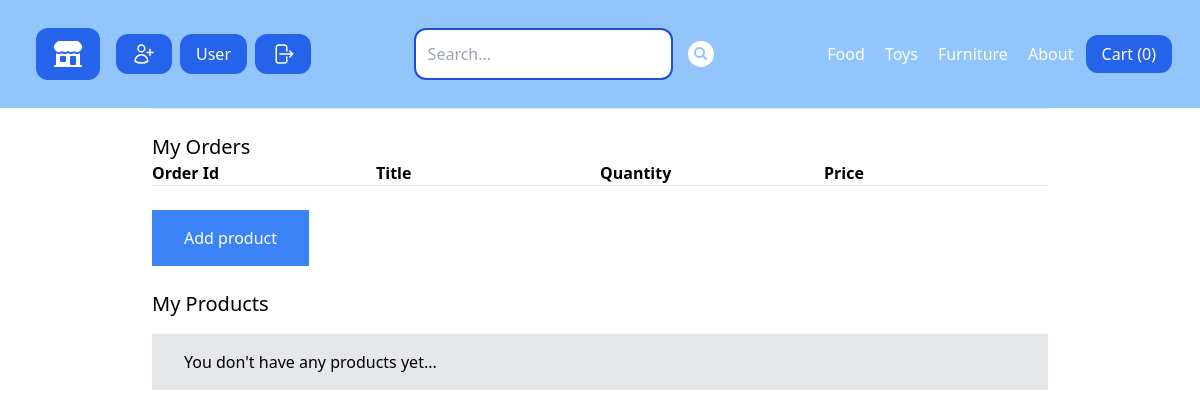
Before: /my-store/ (signed in) with the older database file.
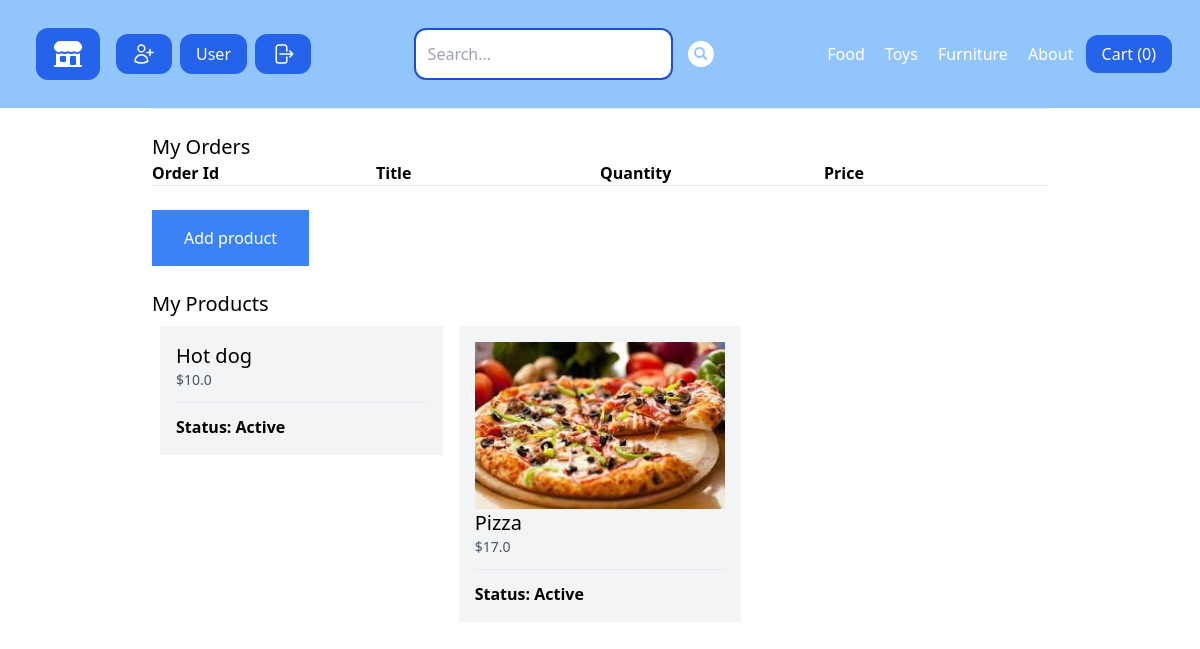
After: the same page with the newer database file.
### store/models.py (models this page shows, shortened)
class Category(models.Model):
    title = models.CharField(max_length = 50)
    slug = models.SlugField(max_length = 50)  # url representation field
    class Meta:
        verbose_name_plural = 'Categories'

class Product(models.Model):
    DRAFT = 'draft'
    WAITING_APPROVAL = 'waitingapproval'
    ACTIVE = 'active'
    DELETED = 'deleted'
    STATUS_CHOICES = (
        (DRAFT, 'Draft'),
        (WAITING_APPROVAL, 'Waiting Approval'),
        (ACTIVE, 'Active'),
        (DELETED,'Deleted'),
    )
    user = models.ForeignKey(User, related_name = 'products',on_delete = models.CASCADE)
    category = models.ForeignKey(Category, related_name='products', on_delete = models.CASCADE)
    title = models.CharField(max_length=50)
    slug = models.SlugField(max_length=50)
    description = models.TextField(blank=True)
    price = models.IntegerField()
    image = models.ImageField(upload_to='uploads/product_images/', blank=True, null=True)
    thumbnails = models.ImageField(upload_to='uploads/product_images/thumbnail/', blank=True, null=True)
    created_at = models.DateTimeField(auto_now_add = True)
    updated_at = models.DateTimeField(auto_now = True)
    status = models.CharField(max_length=50, choices=STATUS_CHOICES, default=ACTIVE)
    class Meta:
        ordering=('-created_at',) # put items in oder they was created
    def get_display_price(self):
        return self.price/100

### userprofile/views.py (the view)
# urls.py: path('my-store/',views.my_store, name='my_store'),
@login_required # require that  user is authenticated
def my_store(request):
    products = request.user.products.exclude(status=Product.DELETED)
    orders = Order.objects.all()
    arr=list()
    for item in orders.values():
        for key, value in item.items():
            if item[key] == request.user.id:
                arr.append(item['id'])
    order_items = OrderItems.objects.filter(order__id__in=arr)
    return render(request,'userprofile/my_store.html',
    {
    'products':products,
    'order_items':order_items
                  })

### store/cart.py (called while the page is built)
    def __len__(self):
        return sum(item['quantity'] for item in self.cart.values())

### store/context_processors.py (called while the page is built)
def cart(request):
    return {'cart':Cart(request)}

### store/templatetags/menu.py (called while the page is built)
@register.inclusion_tag('core/menu.html') # we need add the menu.html
def menu():
    categories = Category.objects.all()
    return {'categories':categories}

### userprofile/templates/userprofile/my_store.html (shortened to what this page needs)
{% extends 'core/base.html' %}
{% block content %}
<hr />
<h2 class="mt-6 text-xl">My Orders</h2>
<div class="flex flex-wrap">
  <div class="w-1/4">
    <strong>Order Id</strong>
  </div>
  <div class="w-1/4">
    <strong>Title</strong>
  </div>
  <div class="w-1/4">
    <strong>Quantity</strong>
  </div>
  <div class="w-1/4">
    <strong>Price</strong>
  </div>
</div>
<hr />
<a
  href="{% url 'add_product'%}"
  class="mt-6 inline-block py-4 px-8 bg-blue-500 text-white"
  >Add product</a
>
<h2 class="mt-6 text-xl">My Products</h2>
{% if products %}
<div class="flex flex-wrap">
  {% for product in products %}
  <div class="product w-1/3 p-2">
    <div class="p-4 bg-gray-100">
      <a href="{% url 'edit_product' product.id %}">
        {%if product.image%}
        <div class="image">
          <img src="{{product.image.url}}" alt="{{product.title}}" />
        </div>
        {% endif%}
        <h2 class="text-xl">{{product.title}}</h2>
        <p class="text-sm text-gray-600">${{product.get_display_price}}</p>
        <hr class="my-3" />
        <p><strong>Status: {{product.get_status_display}}</strong></p>
      </a>
    </div>
  </div>
  {% endfor %}
</div>
{% else %}
<p class="mt-4 py-4 px-8 bg-gray-200">You don't have any products yet...</p>
{% endif%} {% endblock %}

### core/templates/core/menu.html
{% for category in categories %}
<a
  href="{%url 'category_detail' category.slug %}"
  class="p-2 text-white hover:bg-blue-500 rounded-xl"
  >{{category.title}}</a
>
{%endfor%}
<a href="{% url 'about' %}" class="p-2 text-white hover:bg-blue-500 rounded-xl">
  About
</a>

Changed rows visible on the page:
added Product: title "Hot dog", get_display_price "10.0", status "Active"
added Product: image (picture), title "Pizza", get_display_price "17.0", status "Active"
Other visible differences:
text no longer shown: "You don't have any products yet..."
